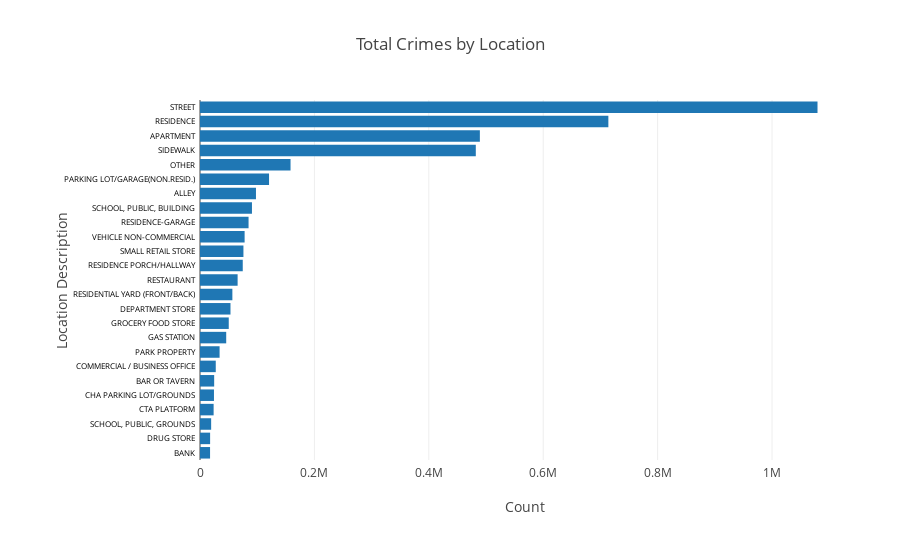

Notebook code cell kept with this figure:
### Code cell
data = [
    go.Bar(
        x=crime_location_count['count'],
        y=crime_location_count['Location Description'],
        orientation='h',
    )
]

layout = go.Layout(
    title='Total Crimes by Location',
    yaxis=dict(
        title='Location Description',
        tickfont=dict(
        size=8,
        color='black',
        ),
    ),
    xaxis=dict(
        title='Count',
    ),
    margin=go.Margin(
        l=200,
        r=50,
        b=100,
        t=100,
        pad=4
    ),
)

fig = go.Figure(data=data, layout=layout)
iplot(fig, filename='total-crime-location')

### Figure 1 — Plotly figure (JSON) as saved in the notebook; plotly's stock layout.template omitted (floating-point values rounded to 4 significant figures)
{"data": [{"orientation": "h", "type": "bar", "x": [17587, 17673, 19500, 23802, 24423, 24764, 27559, 34246, 45811, 50268, 53294, 56592, 65771, 74730, 75930, 78010, 84887, 90837, 97847, 120707, 158276, 482153, 489249, 713880, 1079497], "y": ["BANK", "DRUG STORE", "SCHOOL, PUBLIC, GROUNDS", "CTA PLATFORM", "CHA PARKING LOT/GROUNDS", "BAR OR TAVERN", "COMMERCIAL / BUSINESS OFFICE", "PARK PROPERTY", "GAS STATION", "GROCERY FOOD STORE", "DEPARTMENT STORE", "RESIDENTIAL YARD (FRONT/BACK)", "RESTAURANT", "RESIDENCE PORCH/HALLWAY", "SMALL RETAIL STORE", "VEHICLE NON-COMMERCIAL", "RESIDENCE-GARAGE", "SCHOOL, PUBLIC, BUILDING", "ALLEY", "PARKING LOT/GARAGE(NON.RESID.)", "OTHER", "SIDEWALK", "APARTMENT", "RESIDENCE", "STREET"]}], "layout": {"margin": {"b": 100, "l": 200, "pad": 4, "r": 50, "t": 100}, "title": "Total Crimes by Location", "xaxis": {"title": "Count"}, "yaxis": {"tickfont": {"color": "black", "size": 8}, "title": "Location Description"}}}
